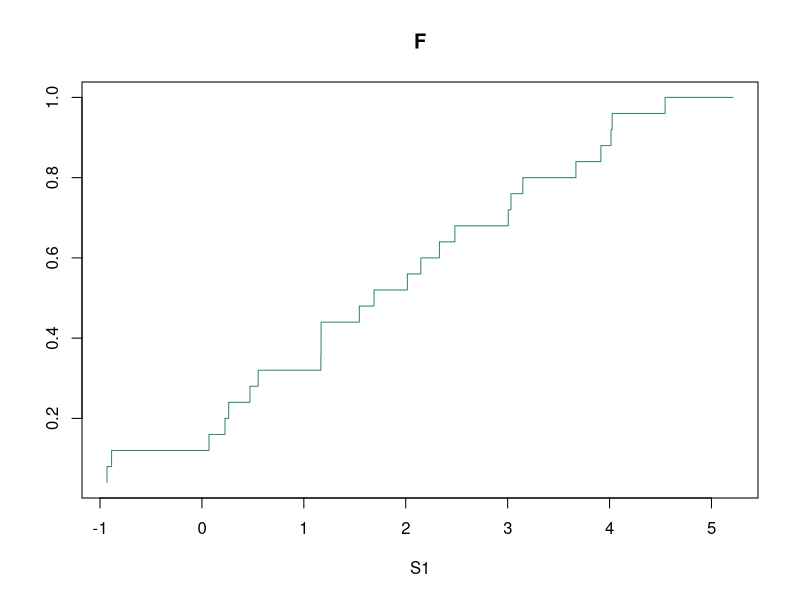
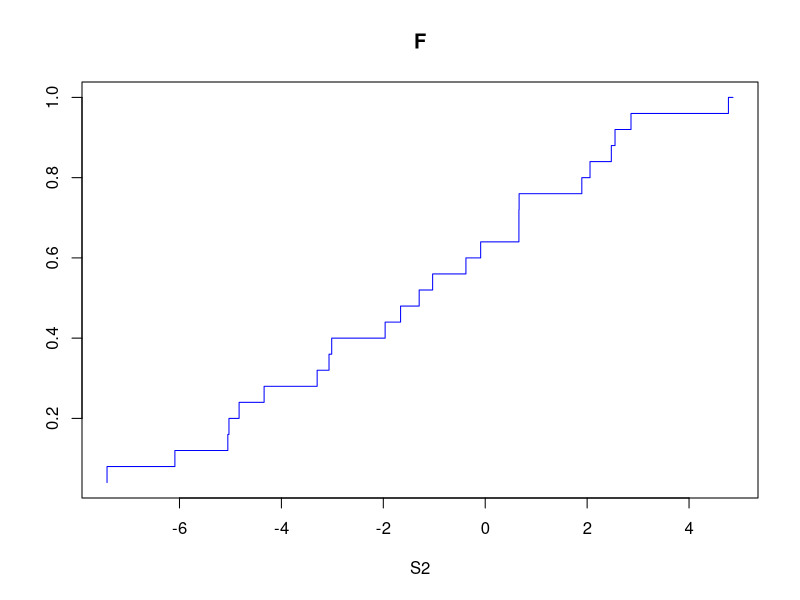
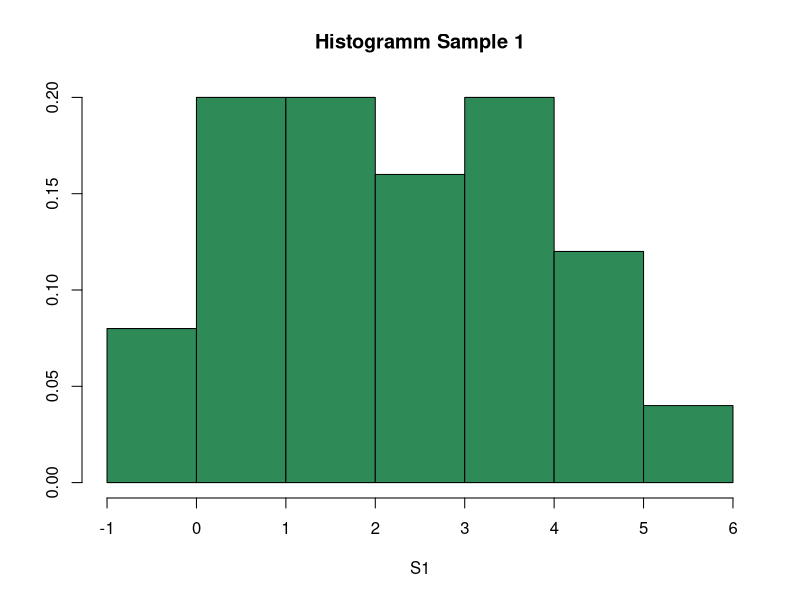
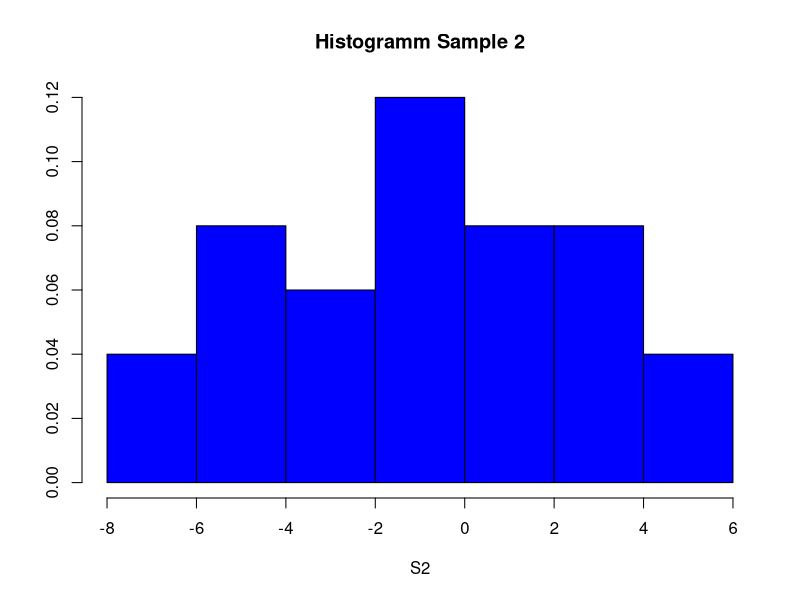
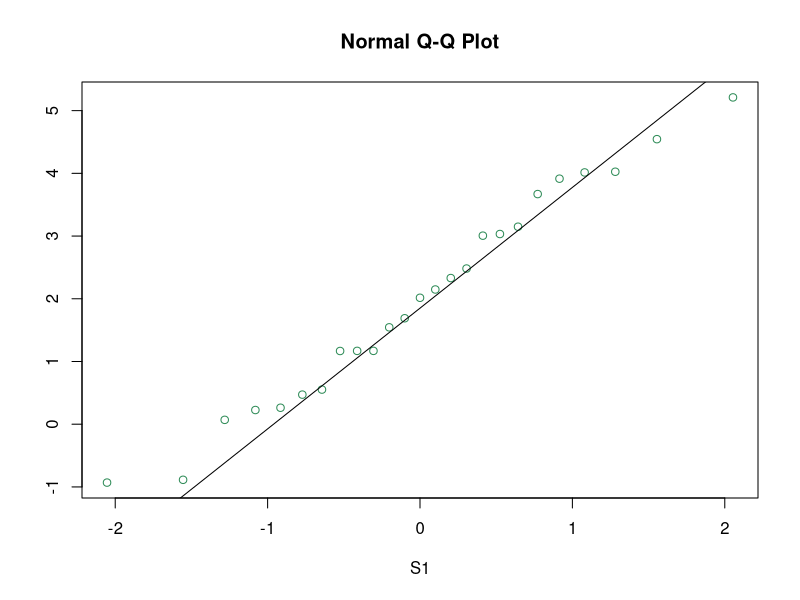
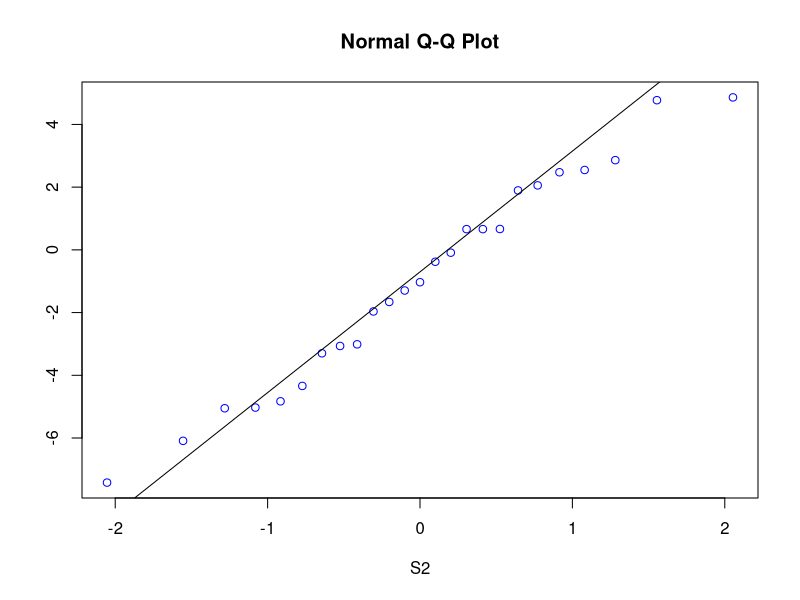

These figures' R source, in order:
a <- c(
    0.069561,
    4.545139,
    0.552098,
    -0.886509,
    3.032795,
    1.169333,
    -0.931019,
    1.167449,
    3.915041,
    1.544734,
    3.006294,
    0.471658,
    0.226231,
    2.330501,
    3.669682,
    1.689294,
    0.262492,
    4.014576,
    1.169399,
    5.210953,
    2.148061,
    2.016021,
    2.482155,
    3.149169,
    4.025686
)
b <- c(
    2.860878,
    -6.090278,
    1.895804,
    4.773018,
    -3.06559,
    0.661333,
    4.862039,
    0.665103,
    -4.830082,
    -0.089468,
    -3.012589,
    2.056684,
    2.547539,
    -1.661003,
    -4.339364,
    -0.378588,
    2.475016,
    -5.029152,
    0.661201,
    -7.421906,
    -1.296122,
    -1.032041,
    -1.96431,
    -3.298339,
    -5.051371
)

n1 = length(a)
plot(sort(a), (1:n1)/n1, type="S", col="seagreen", main="F", xlab="S1", ylab="")

n2 = length(b)
plot(sort(b), (1:n2)/n2, type="S", col="blue", main="F", xlab="S2", ylab="")

hist(a, probability = TRUE, freq=FALSE, right=F, main="Histogramm Sample 1", col='seagreen', xlab="S1", ylab="")
hist(b, probability = TRUE, freq=FALSE, right=F, main="Histogramm Sample 2", col='blue', xlab="S2", ylab="")

qqnorm(a, col='seagreen', xlab="S1", ylab="")
qqline(a)
qqnorm(b, col='blue', xlab="S2", ylab="")
qqline(b)

